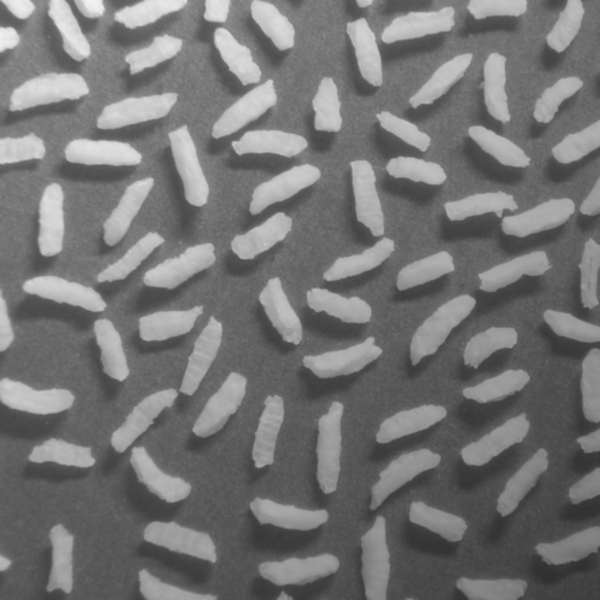
//> input picture 202008/opencv_project/100Questions/rice_count/rice.tif, 600 x 600 px
$ ./rice_count   (built with g++ and OpenCV 4)
//> lines starting //> are read from the running program, lines starting //| are printed output that depends on the picture; after the words box and inside, x2 and y2 are one past the last pixel; in counts of white or black regions, pixels touching at a corner belong together
//检测米粒
int main() {

    //加载图片
    cv::Mat rice_image = cv::imread("C://Users//s05559//Pictures//rice.tif" ,cv::IMREAD_UNCHANGED);
//> rice_image is the input picture: 600 rows x 600 cols, CV_8UC1; min 47, max 243, mean 116.4

    //高斯滤波
    cv::Mat rice_image_gaussian;
    cv::GaussianBlur(rice_image , rice_image_gaussian,cv::Size(5,5) ,0);

    //腐蚀减
    cv::Mat rice_erode_image ,rice_dilation_image;
    cv::erode(rice_image_gaussian ,rice_erode_image ,cv::Mat() ,cv::Point(-1,-1) ,5 ,cv::BORDER_DEFAULT);
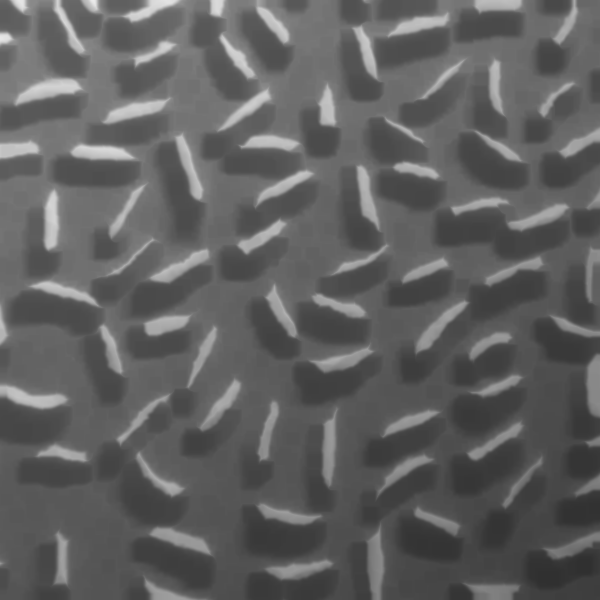
//> rice_erode_image: 600 rows x 600 cols, CV_8UC1; min 48, max 235, mean 96.2
    cv::dilate(rice_erode_image,rice_dilation_image ,cv::Mat() ,cv::Point(-1,-1) ,5 ,cv::BORDER_DEFAULT);
    cv::Mat rice_sub_image;
    cv::subtract(rice_image ,rice_erode_image ,rice_sub_image);
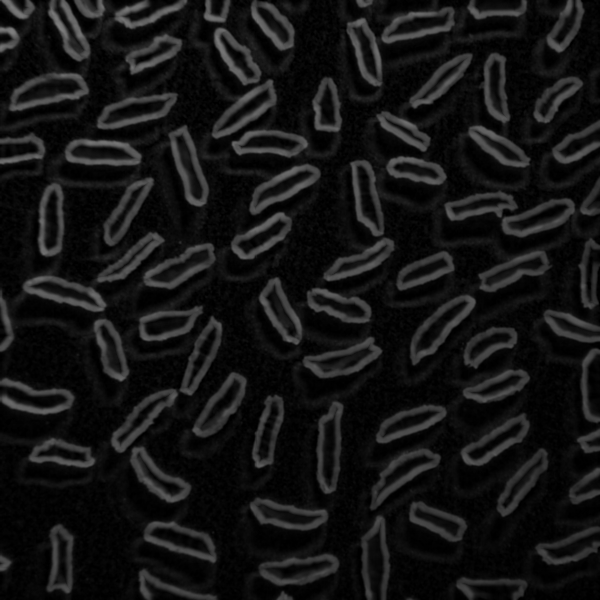
//> rice_sub_image: 600 rows x 600 cols, CV_8UC1; min 0, max 128, mean 20.2


    //二值化
    cv::Mat rice_image_binary;
    cv::threshold(rice_sub_image, rice_image_binary, 50, 255, cv::THRESH_BINARY);
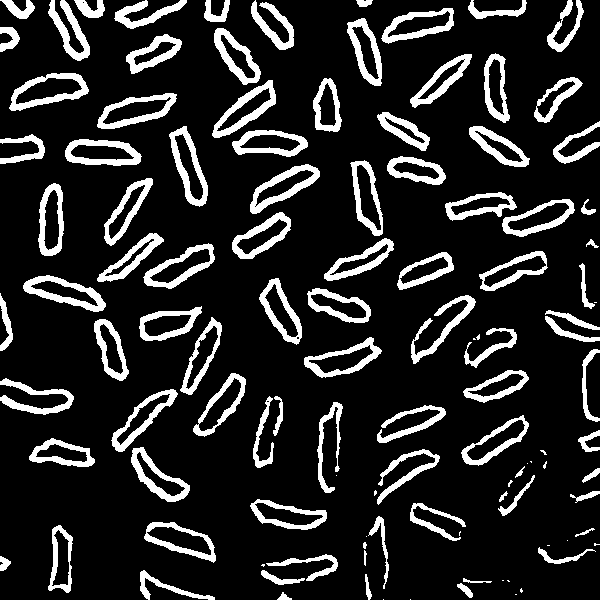
//> rice_image_binary: 600 rows x 600 cols, CV_8UC1; 15.2% white; 114 white regions (22 under 20 px)

    //边缘检测
    //cv::Mat rice_image_canny;
    //cv::Canny(rice_sub_image ,rice_image_canny ,0,255 ,3);

    //找轮廓
    std::vector<std::vector<cv::Point>> contourss;
    cv::findContours(rice_image_binary,contourss ,cv::RETR_TREE,cv::CHAIN_APPROX_SIMPLE);
//> contourss = 164 contours, 29 with area under 20; largest, box (x1, y1, x2, y2) and area: (9, 73, 89, 111) 1842, (97, 93, 177, 129) 1658, (169, 126, 208, 207) 1609, (143, 243, 215, 289) 1607, (65, 139, 142, 166) 1576
    std::cout << "轮廓点数量 " << contourss.size() << std::endl;
//| 轮廓点数量 164

    cv::Mat rice_find_image;
    cv::cvtColor(rice_image_binary,rice_find_image ,cv::COLOR_GRAY2BGR);
//> rice_find_image: 600 rows x 600 cols, CV_8UC3; 15.2% white; 114 white regions (22 under 20 px), largest, box (x1, y1, x2, y2) and area: (23, 275, 106, 312) 1078, (250, 164, 320, 214) 1054, (212, 80, 276, 138) 1044
    cv::drawContours(rice_find_image ,contourss ,-1 ,cv::Scalar(255 ,0 ,0) );
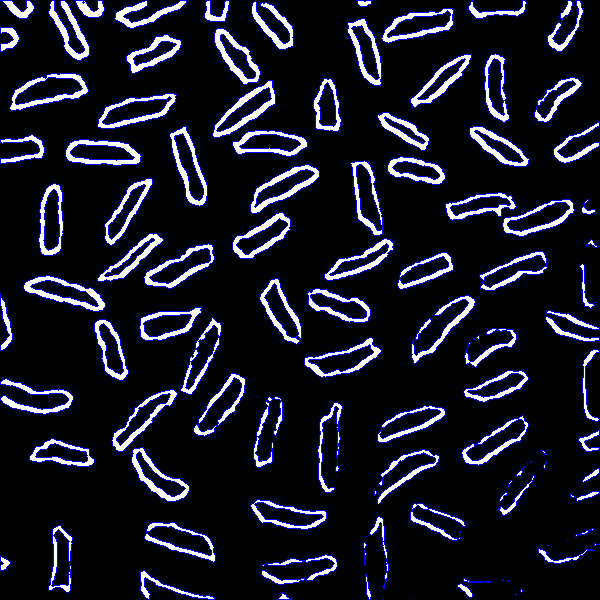
//> rice_find_image: 600 rows x 600 cols, CV_8UC3; mean B, G, R 38.8, 25.6, 25.6
    cv::imwrite("C://Users//s05559//Pictures//rice_temp.tif" , rice_find_image);

    cv::namedWindow("rice_windows" ,cv::WINDOW_NORMAL);
    cv::imshow("rice_windows" , rice_find_image);
    cv::waitKey(1000);

    return 0;
}
